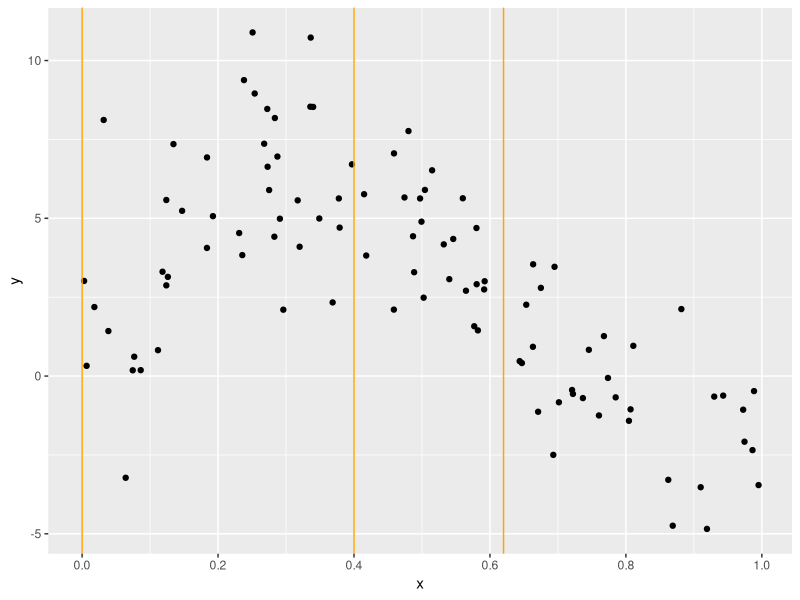
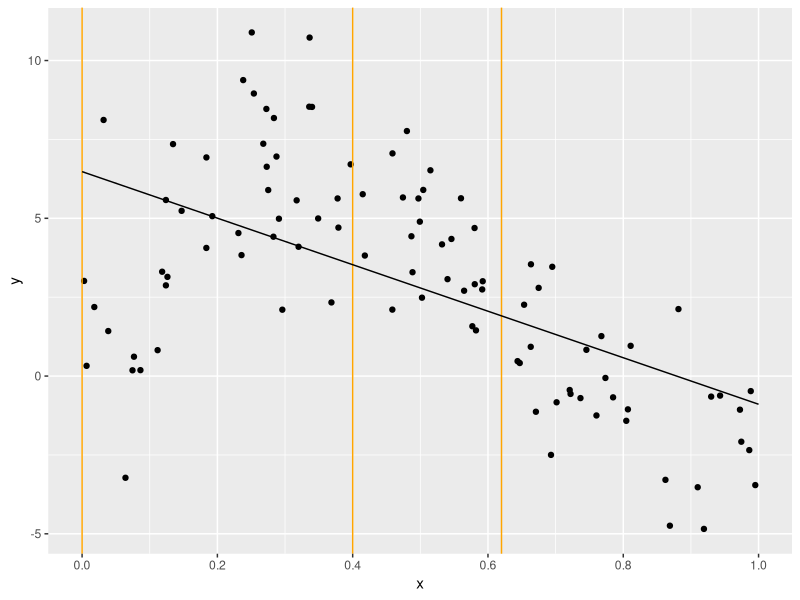
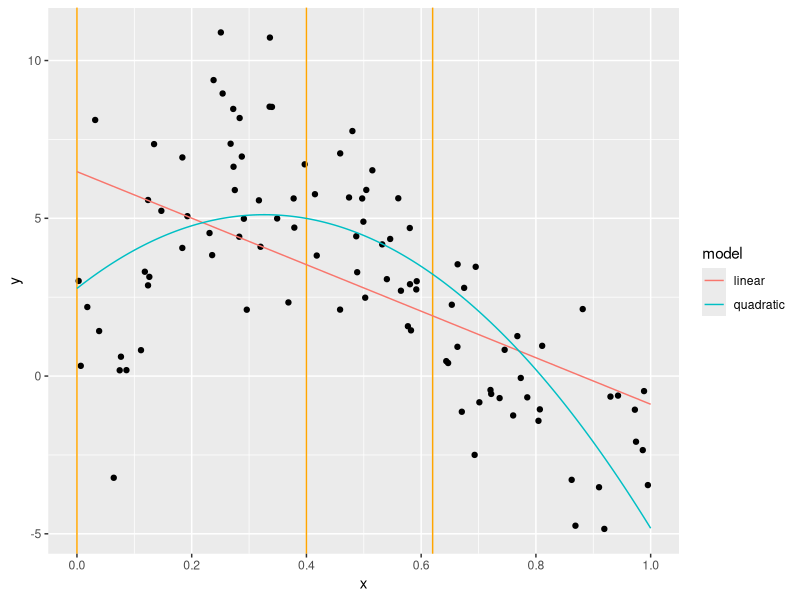
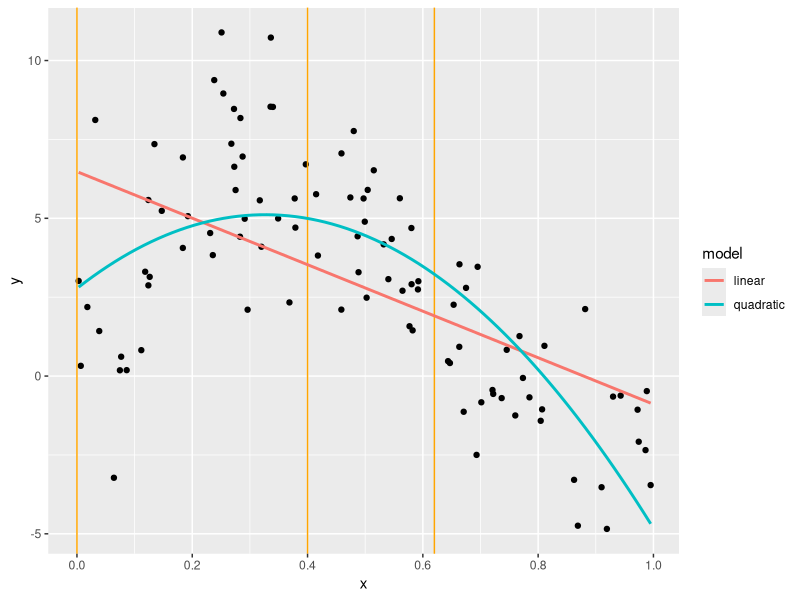
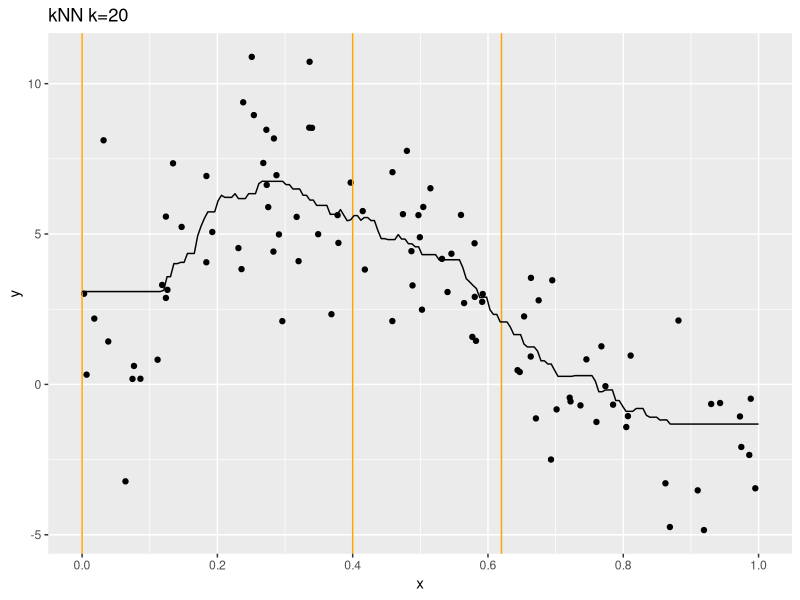
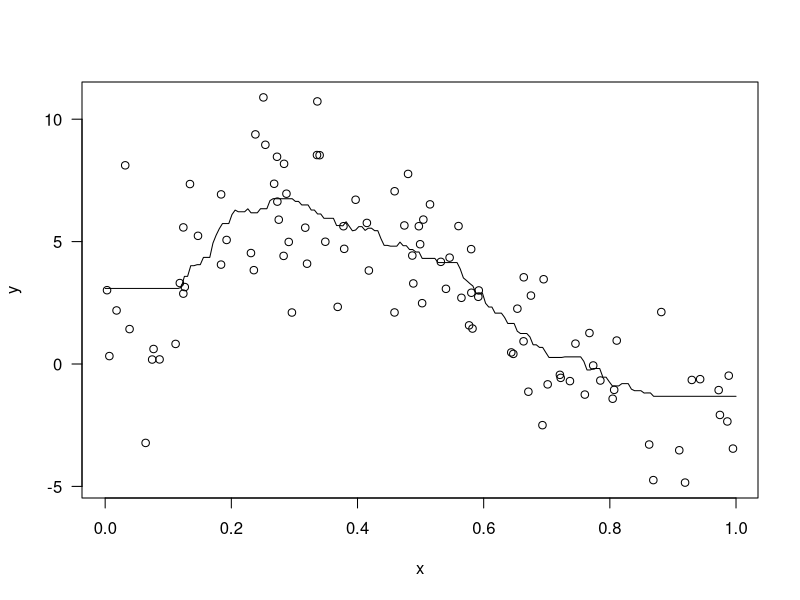

Source code (R) for these figures, in order:
#####################################################################
## R Code for supervised learning.
## - See lecture: 01-supervised.pdf
## 
## Michael D. Porter
## Created: Oct 2019
## For: Data Mining (SYS-6018) at University of Virginia
## Website: https://mdporter.github.io/SYS6018/
#####################################################################

#-- Load Required Packages
library(tidyverse)
library(FNN)


#--------------------------------------------------------------------#
#-- Generate Data
#--------------------------------------------------------------------#

#-- Settings
n = 100                                 # number of observations
sim_x <- function(n) runif(n)           # U[0,1]
f <- function(x) 1 + 2*x + 5*sin(5*x)   # true mean function
sd = 2                                  # stdev for error
sim_y <- function(x, sd){               # generate Y|X from N{f(x),sd}
  n = length(x)
  f(x) + rnorm(n, sd=sd)             
}

#-- Generate Data
set.seed(825)                           # set seed for reproducibility
x = sim_x(n)                            # get x values
y = sim_y(x, sd=sd)                     # get y values
data_train = tibble(x, y)               # training data tibble

#-- Scatter plot
gg_example = ggplot(data_train, aes(x,y)) +   # a
  geom_point() + 
  geom_vline(xintercept=c(0, .4, .62), col="orange") + 
  scale_x_continuous(breaks=seq(0, 1, by=.20))

gg_example                              # saved base plot for later use

# plot(x, y, las=1)
# grid()
# abline(v=c(0, .40, .62), col="orange")

# My turn #1 ----
#' if x = 0.40, y is about 7 
#' if x = 0, y is about 3
#' if x = 0.62, y is about 2.5
#' We can fit a linear regression, but there seems to be a 
#' curvature pattern




#--------------------------------------------------------------------#
#-- Simple Linear Model
#--------------------------------------------------------------------#

#-- Fitting
m1 = lm(y~x, data=data_train) # fit simple OLS
summary(m1)                   # summary of model

#-- Prediction
xseq = seq(0, 1, length=200)        # sequence of 200 equally spaced values from 0 to 1
xeval = tibble(x = xseq)            # make into a tibble object
yhat1 = predict(m1, newdata=xeval)  # vector of yhat's (predictions)

#-- Plotting
gg_example +                        # re-use base plot
  geom_line(data=tibble(x=xseq, y=yhat1), col="black")  
  # geom_smooth(method="lm")                 # equivalent method

# plot(x, y, las=1)                 # plot data
# lines(xseq, yhat1, col="black")   # add fitted line

# My turn #2 ----
#' The result looks okay, but not very good
#' x new is close to 0.62
#' 
#' model is not complex enough
#' 
#' multiple linear regression, 
#' box-cox transformation on y and log transformation on x

#--------------------------------------------------------------------#
#-- Polynomial Models
#--------------------------------------------------------------------#


# My turn #3 ----
#' matrix transformation
#' beta_hat = (X ^ T \* X) ^ (-1) X ^ T \* y

#-- Fit Quadratic Model
m2 = lm(y~poly(x, degree=2), data=data_train) 
yhat2 = predict(m2, newdata=xeval)  

#- ggplot2 plot
poly.data = tibble(x = xseq, linear=yhat1, quadratic=yhat2) %>%  # long data
  pivot_longer(-x, names_to="model", values_to="y")
gg_example + 
  geom_line(data=poly.data, aes(color=model)) 

#- using geom_smooth() to fit automatically  
gg_example + 
  geom_smooth(method="lm", se=FALSE, aes(color="linear")) + 
  geom_smooth(method="lm", formula="y~poly(x,2)", se=FALSE, aes(color="quadratic")) + 
  scale_color_discrete(name="model")
    
# #- base R plot
# plot(x, y, las=1)                 
# lines(xseq, yhat1, col="black")   
# lines(xseq, yhat2, col="red")
# legend("topright", 
#        c("linear", "quadratic"), 
#        col=c("black", "red"), 
#        lty=1, cex=.8)

# My turn #4 ----
#' X new is close to 0, and 0.62
#' yes, higher adjusted R square, 
#' More complex, lose 1 degree of freedom
#' complexity: number of parameters, 3 parameters, intercept, x and x^2
#' effective degree of freedom
#' Hyper parameter tuning
#' tuning parameter: degree, balance variance and bias
#' 
#' tuning parameter for KNN: k
#' 
#'



#--------------------------------------------------------------------#
#-- kNN regression
#--------------------------------------------------------------------#

# My turn #5 ----
#' if k = N, then the estimate will be the mean of all y
#' y bar, 


library(FNN)                   # For kNN regression

#-- fit a k=20 knn regression
knn.20 = knn.reg(select(data_train, x), test=xeval, y=data_train$y, k=20)

#' when N < k, straight line, which should be a different line
#' potential to create a new function
#' 
#' n / edf = number of data points to fit


#-- ggplot2 plot
gg_example + 
  geom_line(data=tibble(x=xseq, y=knn.20$pred)) + 
  ggtitle("kNN k=20")

#-- base R plot
plot(x, y, las=1) 
lines(xseq, knn.20$pred)

# My turn #6 ----
#' What is the optimal prediction at X = x under the squared
#' error loss?
#' 
#'  Y = c
#' 
#' 
#' 
#' Assume that test and train have the same distribution!!!
#' use the most recent data to train, time series tuning applciations 
#' 
#' expected loss = risk = expected prediction error
#' 
#' R(f)
